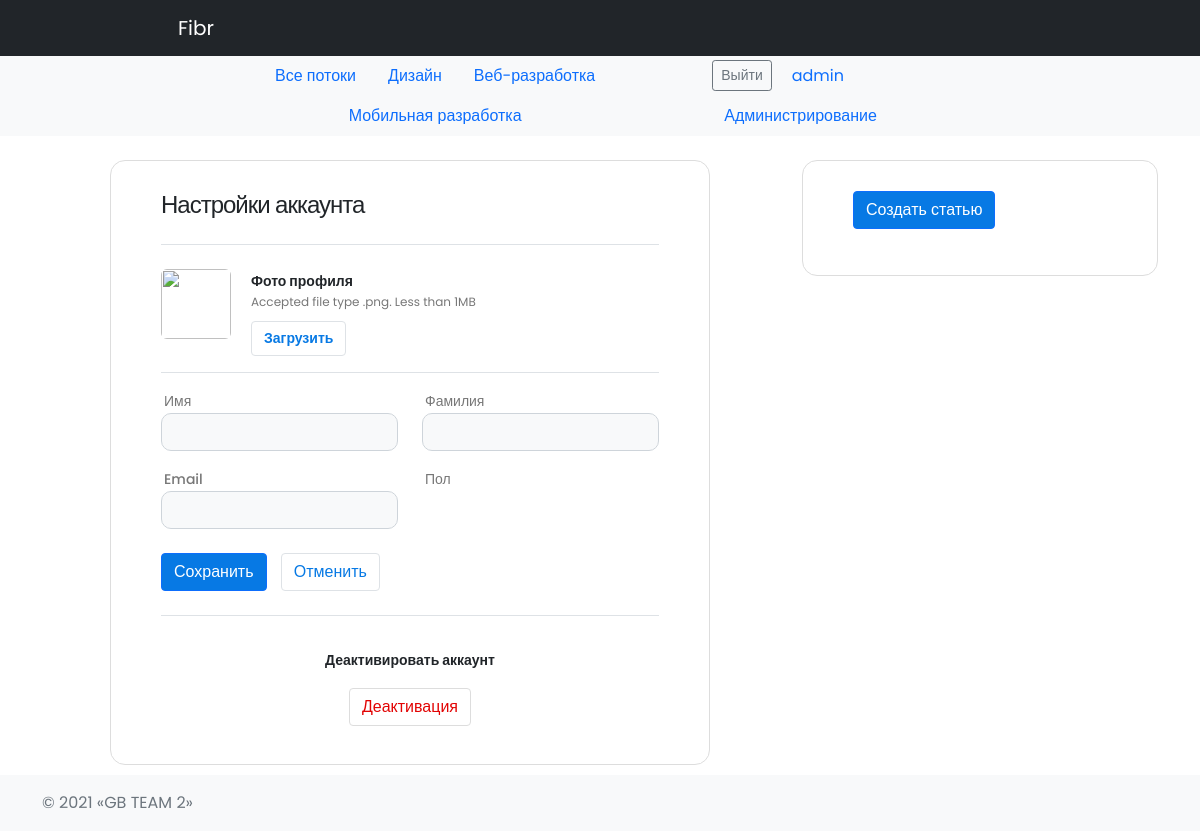
/auth/profile/ (signed in), run on an earlier commit of the app's database.
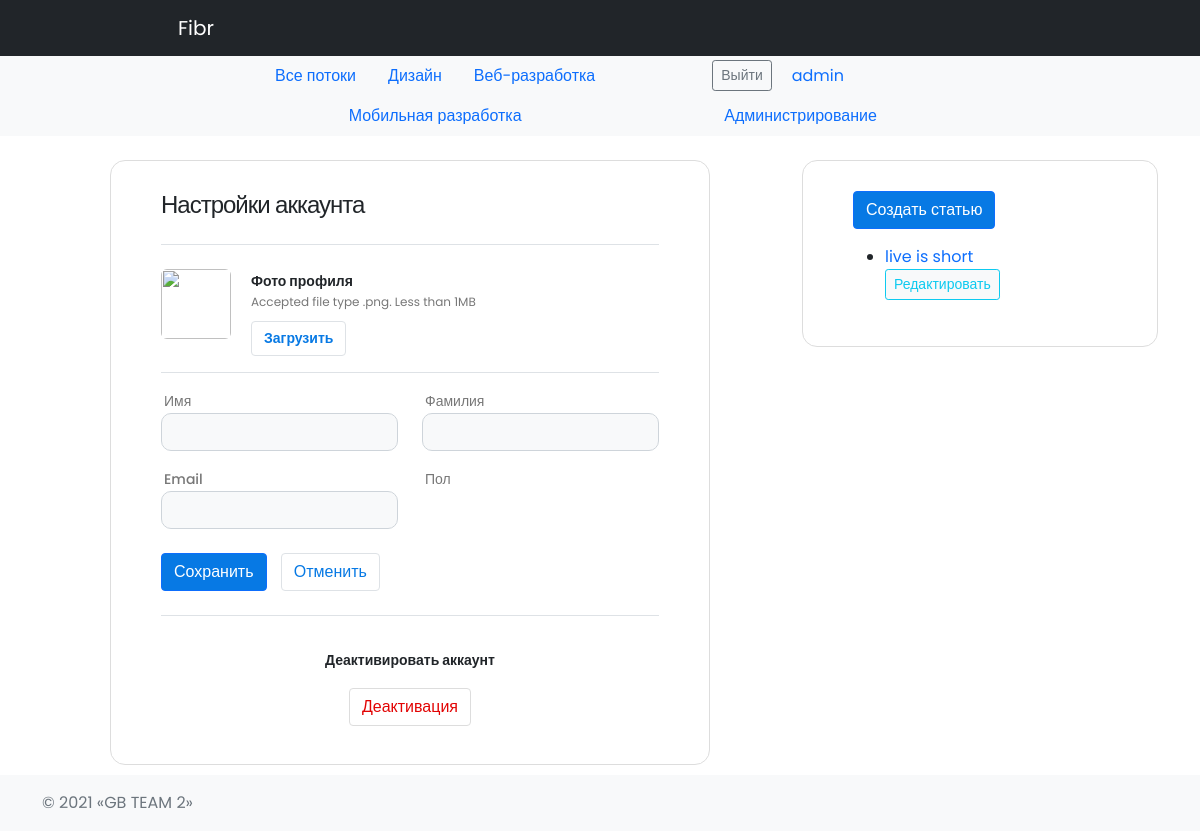
And on a later commit of the database.
### hub/models.py (models this page shows, shortened)
class Topic(models.Model):
    name = models.CharField(max_length=64)
    short_description = models.TextField(blank=True)
    class Meta:
        verbose_name = 'Тематика'
        verbose_name_plural = 'Тематики'

### article/models.py (models this page shows, shortened)
class Article(models.Model):
    user = models.ForeignKey(User, on_delete=models.CASCADE)
    topic = models.ForeignKey(Topic, on_delete=models.CASCADE, verbose_name='Раздел')
    title = models.CharField(max_length=64, unique=True, verbose_name='Название')
    content = models.TextField(blank=True, verbose_name='Статья')
    image = models.ImageField(upload_to='article_images', blank=True, verbose_name='Фото')
    created_at = models.DateTimeField(auto_now_add=True)
    updated_at = models.DateTimeField(auto_now=True)
    class Meta:
        verbose_name = 'Статья'
        verbose_name_plural = 'Статьи'
    @staticmethod
    def get_user_articles(user):
        return Article.objects.filter(user=user)

### authapp/views.py (the view)
# urls.py: path('profile/', authapp.profile, name='profile'),
def profile(request):
    if request.method == 'POST':
        form = UserProfileEditForm(data=request.POST, files=request.FILES, instance=request.user)
        if form.is_valid():
            form.save()
            return HttpResponseRedirect(reverse('authapp:profile'))
    else:
        form = UserEditForm(instance=request.user)
    context = {
        'form': form,
        'articles': Article.get_user_articles(request.user)
    }
    return render(request, 'authapp/profile.html', context)

### authapp/forms.py
class UserEditForm(UserChangeForm):
    avatar = forms.ImageField(widget=forms.ClearableFileInput())
    class Meta:
        model = User
        fields = ('first_name', 'last_name', 'avatar', 'username', 'email', 'password')
    def __init__(self, *args, **kwargs):
        super(UserEditForm, self).__init__(*args, **kwargs)
        for field in self.fields.values():
            field.widget.attrs['class'] = 'form-control bg-light'
        self.fields['username'].widget.attrs['readonly'] = True
        self.fields['password'].widget.attrs['readonly'] = True
        self.fields['email'].widget.attrs['readonly'] = True
        self.fields['avatar'].widget.attrs['class'] = 'custom-file-input'

### context_processor.py (called while the page is built)
def topic_list(request):
    return {"topic_list": Topic.objects.all()}

### authapp/templates/authapp/profile.html (shortened to what this page needs)
{% extends 'authapp/base.html' %}
{% load static %}
{% block css %}
    <link href="{% static 'css/profile.css' %}" rel="stylesheet"/>
{% endblock %}
{% block content %}
<div class="container">
<div class="row justify-content-md-center">
<div class="col-8">
    <div class="wrapper bg-white mt-sm-4">
        <h4 class="pb-4 border-bottom">Настройки аккаунта</h4>
        <form method="post" novalidate>
            <div class="d-flex align-items-start py-3 border-bottom"><img
                    src="{{ object.image_url|default_if_none:'#' }}"
                    class="img" alt="">
                <div class="pl-sm-4 pl-4" id="img-section" style="padding-left: 20px"><b>Фото профиля</b>
                    <p>Accepted file type .png. Less than 1MB</p>
                    <button class="btn button border"><b>Загрузить</b></button>
                </div>
            </div>
            <div class="py-2">
                <div class="row py-2">
                    <div class="col-md-6"><label for="firstname">Имя</label> {{ form.first_name }}</div>
                    <div class="col-md-6 pt-md-0 pt-3"><label for="lastname">Фамилия</label> {{ form.last_name }}
                    </div>
                </div>
                <div class="row py-2">
                    <div class="col-md-6"><label for="email">Email</label> {{ form.email }}
                    </div>
                    <div class="col-md-6 pt-md-0 pt-3"><label for="birthdate">Пол</label>{{ form.gender }}
                    </div>
                </div>
                <div class="py-3 pb-4 border-bottom">
                    <button class="btn btn-primary mr-3">Сохранить</button>
                    <button class="btn border button" style="margin-left: 10px">Отменить</button>
                </div>
                <div class="d-sm-flex align-items-center pt-3" style="display: flex;flex-direction: column"
                     id="deactivate">
                    <div class="pt-3"><b>Деактивировать аккаунт</b>
                    </div>
                    <div class="ml-auto mt-3">
                        <button class="btn danger">Деактивация</button>
                    </div>
                </div>
            </div>
        </form>
    </div>
</div>
<div class="col-4">
    <div class="wrapper bg-white mt-sm-4">
    <p><a class="text-decoration-none" href="{% url 'article:create' %}">
                                    <button type="button" class="btn btn-primary"> Создать статью </button>
                                </a></p>
        <ul>
            {% for article in articles %}
                <li><a class="text-decoration-none" href="{% url 'article:edit' article.pk %}"> {{ article.title }}<br>
                                    <button type="button" class="btn bg-light btn-outline-info btn-sm"> Редактировать </button>
                                </a></li>
            {% endfor %}
        </ul>
    </div>
</div>
</div>
</div>
{% endblock %}

### mainapp/templates/mainapp/includes/inc_nav_menu.html (shortened to what this page needs)
<nav class="navbar navbar-expand-lg navbar-dark bg-dark">
    <div class="container w-75">
        <a class="navbar-brand px-lg-3" href="/">Fibr</a>
    </div>
</nav>
<nav id="navbar_top" class="navbar-expand-md navbar-light bg-light">
    <div class="container d-flex justify-content-between w-75">
        <ul class="nav justify-content-center">
            <li class="nav-item">
                <a class="nav-link" href="/">Все потоки</a>
            </li>
            {% for topic in topic_list %}
                <li class="nav-item">
                    <a class="nav-link" href="{% url 'hub:topic' topic.pk %}">
                        {{ topic.name }}
                    </a>
                </li>
            {% endfor %}
        </ul>
        <ul class="nav">
            <li class="nav-item">
                <div class="d-grid gap-2 d-md-block mt-1">
                    {% if user.is_authenticated %}
                        <button class="btn btn-outline-secondary btn-sm my-0 m-1" type="button"
                                onclick="location.href='{% url 'auth:logout' %}'">
                            Выйти
                        </button>
                    {% endif %}
                </div>
            </li>
            {% if user.is_authenticated %}
                <li class="nav-item">
                    <a class="nav-link" href="{% url 'auth:profile' %}">{{ user.username }}</a>
                </li>
            {% endif %}
            {% if user.is_superuser %}
                <li class="nav-item">
                    <a class="nav-link" href="/admin-staff/">Администрирование</a>
                </li>
            {% endif %}
        </ul>
    </div>
</nav>

What changed in the data, as far as the page shows it:
added Article: title "live is short"
